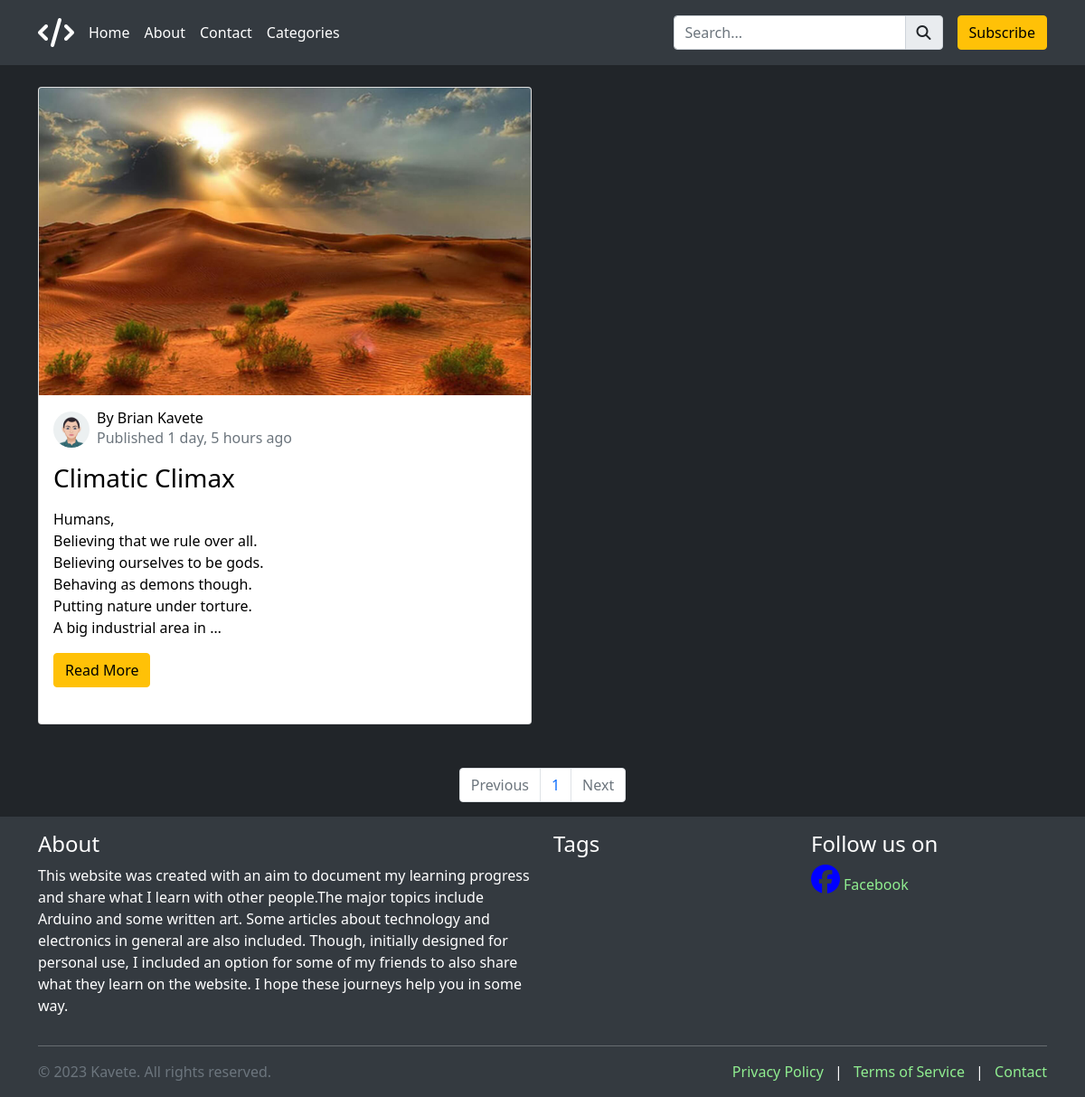
The app's page /tags/climate with its own data.
### kavete/models.py (models this page shows, shortened)
class BlogPost(models.Model):
    category_choices = [
        ('arduino', 'Arduino'),
        ('electronics', 'Electronics'),
        ('linux', 'Linux'),
        ('literature', 'Literature'),
    ]
    title = models.CharField(max_length=255, unique=True)
    author = models.ForeignKey(UserProfile, on_delete=models.CASCADE)
    category = models.CharField(max_length=20, choices=category_choices)
    content = RichTextUploadingField(unique=True)
    date_published = models.DateTimeField(auto_now_add=True)
    date_updated = models.DateTimeField(auto_now=True)
    preview_image = models.ImageField(upload_to=unique_image_name, null=True, blank=True)
    tags = models.ManyToManyField(Tag)

### user_profiles/models.py (models this page shows, shortened)
class UserProfile(models.Model):
    user = models.OneToOneField(User, on_delete=models.CASCADE)
    avatar = models.ImageField(upload_to=unique_avatar_name, null=True, blank=True)
    about = models.TextField(null=True, blank=True)

### kavete/views.py (the view)
# urls.py: path('tags/<str:tag_name>', views.get_posts_by_tag, name='posts_by_tag'),
def get_posts_by_tag(request, tag_name):
    tag = get_object_or_404(Tag, name=tag_name)
    posts_with_tag = BlogPost.objects.filter(tags=tag)
    paginator = Paginator(posts_with_tag, per_page=2)
    page_number = request.GET.get('page')
    data = paginator.get_page(page_number)
    context = {
        'tag': tag,
        'post_with_tag': data
    }
    return render(request, 'posts_by_tag.html', context)

### kavete/context_processors.py (called while the page is built)
def get_all_tags(request):
    all_tags = Tag.objects.all().order_by('?')[:10]
    return {
        'all_tags': all_tags
    }

### kavete/models.py (called while the page is built)
    def __str__(self):
        return self.name

### templates/posts_by_tag.html (shortened to what this page needs)
{% extends 'layout/base.html' %}
{% load humanize %}
{% block content %}
    <div class="container mt-4 mb-4">
        <div class="row align-items-stretch">
                {% for post in post_with_tag %}
                    <div class="col-md-6 mb-4">
                        <div class="card mb-4 h-100">
                            {% if post.preview_image %}
                                <img src="{{ post.preview_image.url }}" alt="Blog Post Image" class="card-img-top">
                            {% endif %}
                            <div class="card-body">
                                <div class="d-flex align-items-center mb-3">
                                    <img src="{{ post.author.avatar.url }}" alt="Author Avatar" class="rounded-circle me-2"
                                         style="width: 40px; height: 40px;">
                                    <div>
                                        <h6 class="m-0 text-black">
                                            By {{ post.author.user.first_name }} {{ post.author.user.last_name }}</h6>
                                        <p class="text-muted m-0">Published {{ post.date_published | naturaltime }}</p>
                                    </div>
                                </div>
                                <h3 class="card-title">{{ post.title }}</h3>
                                <p class="card-text">
                                    {{ post.content | truncatewords:30 | safe }}
                                </p>
                                <a href="{{ post.id }}" class="btn btn-warning">Read More</a>
                            </div>
                        </div>
                    </div>
                {% endfor %}
        </div>
    </div>
    <nav aria-label="Page navigation">
        <ul class="pagination justify-content-center">
            {% if post_with_tag.has_previous %}
                <li class="page-item">
                    <a class="page-link" href='?page={{ post_with_tag.previous_page_number }}'>&laquo; Previous</a>
                </li>
            {% else %}
                <li class="page-item disabled">
                    <a class="page-link" href='#' tabindex="-1" aria-disabled="True">Previous</a>
                </li>
            {% endif %}
            <li class="page-item">
                <a href="#" class="page-link">{{ post_with_tag.number }}</a>
            </li>
            {% if post_with_tag.has_next %}
                <li class="page-item">
                    <a class="page-link" href='?page={{ post_with_tag.next_page_number }}'>Next &raquo;</a>
                </li>
            {% else %}
                <li class="page-item disabled">
                    <a class="page-link" href='' tabindex="-1" aria-disabled="True">Next</a>
                </li>
            {% endif %}
        </ul>
    </nav>
{% endblock %}

### static/main_assets/css/main_styles.css (style rules this page uses)
body { background-color: #212529; color: #fff; }
.card { color: #000; }
a { color: lightgreen; text-decoration: none; }

### records on screen
BlogPost: preview_image (picture), author.avatar (picture), author.user.first_name "Brian", author.user.last_name "Kavete", date_published "1 day, 5 hours ago", title "Climatic Climax", content "Humans, Believing that we rule over all. Believing ourselves to be gods. Behaving as demons though. Putting nature under torture. A big industrial area in …"

### other values on screen
{{ post_with_tag.number }} "1"
